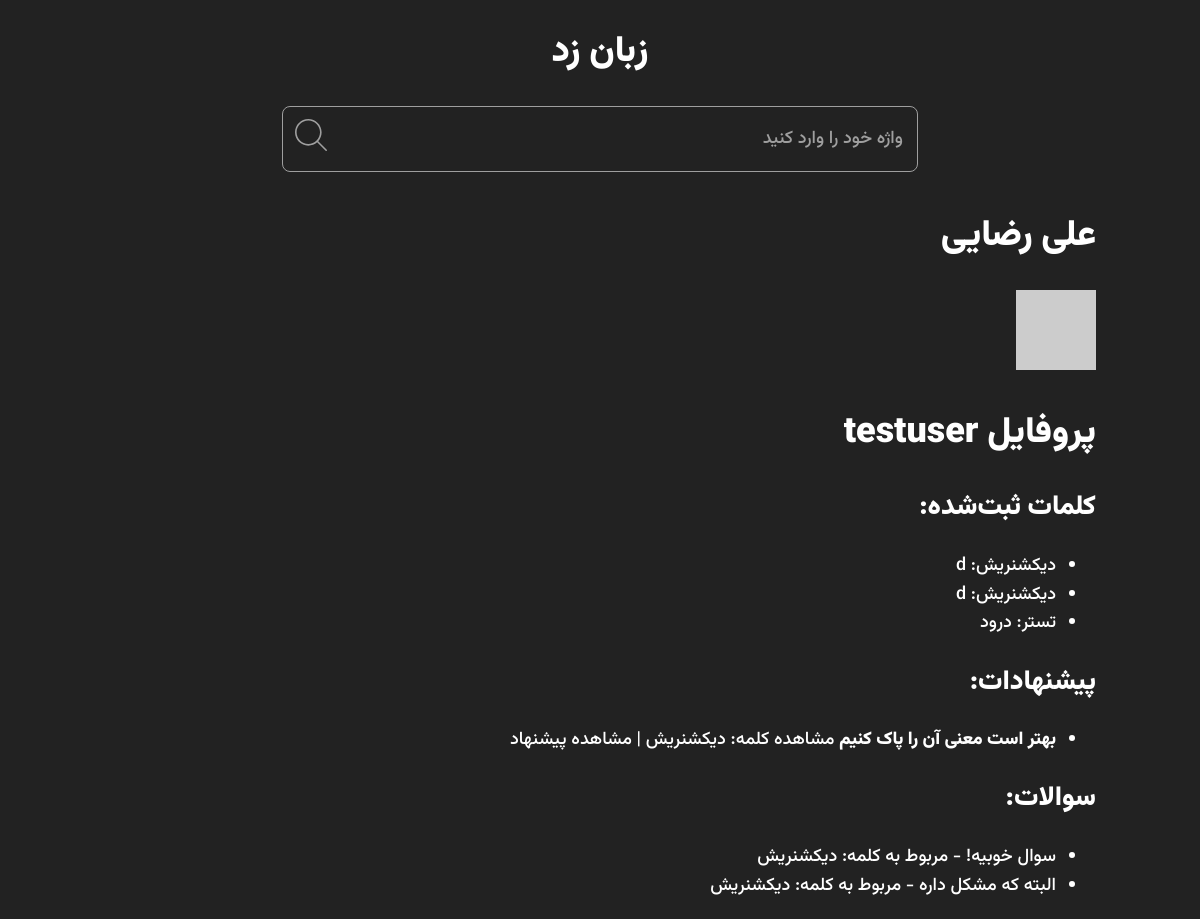
The app's page /profile/user/testuser/ with its own data.
### Authentication/models.py (models this page shows, shortened)
class User(AbstractUser):
    email = models.EmailField(unique=True, validators=[validate_email_domain])
    bio = models.TextField(blank=True , max_length=100)
    hits = models.ManyToManyField(IPAddress, related_name="hits", blank=True, editable=False)
    score = models.IntegerField(default=0, editable=False)
    is_banned = models.BooleanField(default=False, editable=False)
    class Meta:
        verbose_name = "حساب"
        verbose_name_plural = "حساب ها"

### Word/models.py (models this page shows, shortened)
class Words(models.Model):
    STATUS_CHOICES = [
        ('d', 'پیش نویس'),
        ('p', 'منتشر شده'),
        ('r', 'رد شده'),  # اضافه کردن وضعیت رد شده
    ]
    user = models.ForeignKey(User, on_delete=models.CASCADE, null=True, blank=True)
    word = models.CharField(max_length=50, verbose_name="کلمه")
    slug = models.SlugField(max_length=50, unique=True, editable=False)  # Slug فقط در ایجاد ساخته شود
    meaning = models.TextField()
    example = models.TextField()
    status = models.CharField(max_length=10, choices=STATUS_CHOICES, default='d')
    class Meta:
        verbose_name = 'کلمه'
        verbose_name_plural = 'کلمه‌ها'

class Suggestion(models.Model):
    STATUS_CHOICES = [
        ('d', 'پیش نویس'),
        ('p', 'منتشر شده'),
        ('r', 'رد شده'),  # اضافه کردن وضعیت رد شده
    ]
    suggested_to = models.ForeignKey(Words, on_delete=models.CASCADE, null=True, blank=True)
    user = models.ForeignKey(User, on_delete=models.CASCADE, null=True, blank=True)  # اینجا تغییر کرد
    text = models.TextField()
    status = models.CharField(max_length=10, choices=STATUS_CHOICES, default='d')
    class Meta:
        verbose_name = 'پیشنهاد'
        verbose_name_plural = 'پیشنهادات '

class Ask(models.Model):
    ask_to = models.ForeignKey(Words, on_delete=models.CASCADE, null=True, blank=True)
    user = models.ForeignKey(User, on_delete=models.CASCADE, null=True, blank=True)  # اینجا تغییر کرد
    question = models.TextField()
    class Meta:
        verbose_name = 'سوال'
        verbose_name_plural = 'سوالات'

### Authentication/views.py (the view)
# urls.py: path("user/<str:username>/",view=UserProfile,name="UserProfile"),
def UserProfile(request, username):
    user = get_object_or_404(User, username=username)
    ip_address = request.user.ip_address
    if ip_address not in user.hits.all():
        user.hits.add(ip_address)
    words = Words.objects.filter(user=user)
    suggestions = Suggestion.objects.filter(user=user)
    questions = Ask.objects.filter(user=user)
    return render(request, 'registration/profile.html', context={
        'site_name': settings.SITE_NAME,
        'avatar': get_gravatar_url(user.email),
        'user': user,
        'words': words,
        'suggestions': suggestions,
        'questions': questions,
    })

### Authentication/utils.py (called while the page is built)
def get_gravatar_url(email, size=100):
    email_hash = hashlib.md5(email.strip().lower().encode()).hexdigest()
    return f"https://www.gravatar.com/avatar/{email_hash}?s={size}&d=identicon"

### Home/Middleware.py (called while the page is built)
    def __call__(self, request):
        x_forwarded_for = request.META.get('HTTP_X_FORWARDED_FOR')
        if x_forwarded_for:
            ip = x_forwarded_for.split(',')[0]
        else:
            ip = request.META.get('REMOTE_ADDR')
        ip_address, created = IPAddress.objects.update_or_create(
            ipAddr=ip,
            defaults={"last_seen": now()}  # به‌روزرسانی زمان آخرین بازدید
        )
        request.user.ip_address = ip_address  # اتصال IP به کاربر
        response = self.get_response(request)
        return response

### Templates/registration/profile.html
{% extends "../Base/Base.html" %}
{% load static %}
{% block main %}
<h1>{{ user.get_full_name }}</h1>
<img src="{{ avatar|default:'/static/images/default-avatar.jpg' }}" alt="Author Photo">
<h1>پروفایل {{ user.username }}</h1>
<h2>کلمات ثبت‌شده:</h2>
{% if words %}
    <ul>
        {% for word in words %}
            <li><a href="{% url 'Word:word_detail' word.slug %}">{{ word.word }}</a>: {{ word.meaning }}</li>
        {% endfor %}
    </ul>
{% else %}
    <p>هیچ کلمه‌ای ثبت نشده است.</p>
{% endif %}
<h2>پیشنهادات:</h2>
{% if suggestions %}
    <ul>
        {% for suggestion in suggestions %}
            {% if suggestion.status != "d" %}
                <li>
                    <strong>{{ suggestion.text }}</strong>
                    <a href="{% url 'Word:word_detail' suggestion.suggested_to.slug %}">مشاهده کلمه: {{ suggestion.suggested_to.word }}</a> |
                    <a href="{% url 'Word:word_detail' suggestion.suggested_to.slug %}">مشاهده پیشنهاد</a>
                </li>
            {% endif %}
        {% endfor %}
    </ul>
{% else %}
    <p>هیچ پیشنهادی ثبت نشده است.</p>
{% endif %}
<h2>سوالات:</h2>
{% if questions %}
    <ul>
        {% for question in questions %}
            <li>
                {{ question.question }}
                - مربوط به کلمه: <a href="{% url 'Word:word_detail' question.ask_to.slug %}">{{ question.ask_to.word }}</a>
            </li>
        {% endfor %}
    </ul>
{% else %}
    <p>هیچ سوالی ثبت نشده است.</p>
{% endif %}
{% endblock main %}

### Templates/Base/Base.html (shortened to what this page needs)
{% load static %}
<!DOCTYPE html>
<html dir="rtl" lang="fa">
<head>
  <link rel="stylesheet" href="{% static 'app.css' %}">
</head>
<body>
  <main class="container">
    <h1 class="h1-title">زبان زد</h1>
    <div class="search-container">
      <form class="search-form" action="{% url 'Home:search_words' %}" method="GET" novalidate>
        <input class="search-form__input" name="q" type="text" placeholder="واژه خود را وارد کنید" autocomplete="off"
          inputmode="search">
        <button class="search-form__button" type="submit">
        </button>
      </form>
    </div>
    <div id="root">
      {% block main %}{% endblock main %}
    </div>
  </main>
</body>
</html>

### Static/app.css (style rules this page uses)
:root { --dark: #222; --gray: #9f9f9f; --white: #fff; --app-fill-clr: var(--white); --app-bg-clr: var(--dark); --font-family: 'Vazirmatn', Helvetica Neue Arabic-Arabic, system-ui, -apple-system, BlinkMacSystemFont, "Segoe UI", Roboto, Arial, "Noto Sans", sans-serif, "Apple Color Emoji", "Segoe UI Emoji", "Segoe UI Symbol", "Noto Color Emoji"; }
html { line-height: 1.15; -webkit-text-size-adjust: 100%; }
body { margin: 0; }
main { display: block; }
h1 { font-size: 2em; margin: 0.67em 0; }
a { background-color: transparent; }
b, strong { font-weight: bolder; }
img { border-style: none; }
button, input, optgroup, select, textarea { font-family: inherit; font-size: 100%; line-height: 1.15; margin: 0; }
button, input { overflow: visible; }
button, select { text-transform: none; }
button, [type="button"], [type="reset"], [type="submit"] { -webkit-appearance: button; }
button, input { appearance: none; border: none; outline: none; }
a { color: inherit; text-decoration: none; }
*, *::before, *::after { -webkit-tap-highlight-color: transparent; scroll-behavior: smooth; box-sizing: border-box; }
body { margin: 0; color: var(--app-fill-clr); font-weight: 500; font-size: 1.125rem; line-height: 1.6; font-family: var(--font-family); text-wrap: balance; background-color: var(--app-bg-clr); }
.h1-title { font-weight: 900; text-align: center; }
.search-container { --gap-size: .75rem; --width: 39.75rem; position: relative; width: var(--width); max-width: 100%; margin-left: auto; margin-right: auto; }
.search-form { position: relative; display: flex; gap: var(--gap-size); padding: 0 var(--gap-size); margin: var(--gap-size) auto; border: .0625rem solid var(--gray); border-radius: 8px; }
.search-form>* { background-color: transparent; }
.search-form__input { flex-grow: 1; height: 4rem; color: var(--gray); }
.search-form__input::placeholder { color: var(--gray); }
.search-form__button { padding: 0; }
.search-form__icon { width: 2rem; fill: var(--gray); }
.container { width: 100%; padding-inline: 1rem; margin-inline: auto; }
@media (min-width: 475px) { .container { max-width: 475px; } }
@media (min-width: 640px) { .container { max-width: 640px; } }
@media (min-width: 768px) { .container { max-width: 768px; } }
@media (min-width: 1024px) { .container { max-width: 1024px; } }

### records on screen
User: get_full_name "علی رضایی", username "testuser"
Words: word "دیکشنریش", meaning "d"
Words: word "دیکشنریش", meaning "d"
Words: word "تستر", meaning "درود"
Suggestion: text "بهتر است معنی آن را پاک کنیم", suggested_to.word "دیکشنریش"
Ask: question "سوال خوبیه!", ask_to.word "دیکشنریش"
Ask: question "البته که مشکل داره", ask_to.word "دیکشنریش"
